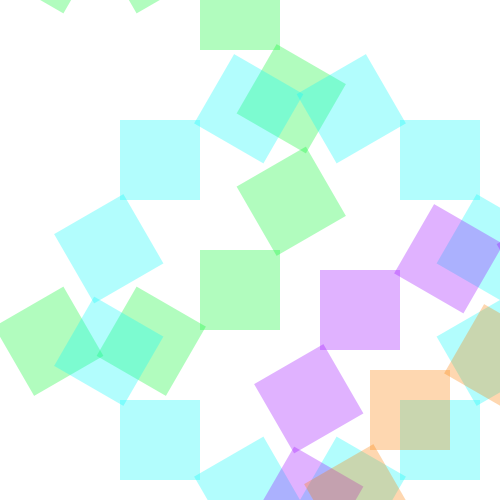
Frame 1 (no input)
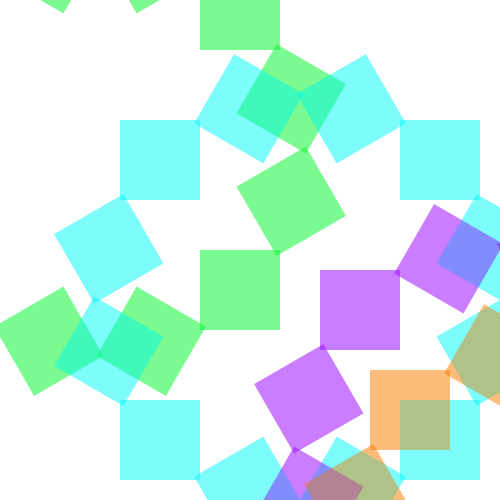
Frame 2 (the mouse pressed at the canvas centre, redrawn once)

The Processing sketch that drew these frames (run headless with seeded random() and noise(); the mouse was pressed at the canvas centre and the sketch redrawn once):

// Processing sketch: processing_82963
// ── processing_82963.pde

void setup()
{
  //SIZE
  //La taille en pixel du papier de la fenêtre est largeur= 220 hauteur= 200
  size(500,500);
  
  smooth();
 
  //BACKGROUND
  //Peindre le fond de notre fenetre 
  background(255);
 
}

void draw()
{

  //Dessiné une forme
  noStroke();
  fill(5,247,47,80);
  translate(100, 150);
  for(int i=0; i<360;i+=30){
    rotate(radians(30));
  rect(100,100,80,80);}
 
   //Dessiné une forme
  noStroke();
  fill(8,250,248,80);
  translate(200, 150);
  for(int i=0; i<360;i+=30){
    rotate(radians(30));
  rect(100,100,80,80);}
 
   //Dessiné une forme
  noStroke();
  fill(155,8,255,80);
  translate(200, 150);
  for(int i=0; i<360;i+=30){
    rotate(radians(30));
  rect(100,100,80,80);}

   //Dessiné une forme
  noStroke();
  fill(252,128,3,80);
  translate(50, 100);
  for(int i=0; i<360;i+=30){
    rotate(radians(30));
  rect(100,100,80,80);}

  noLoop();

}
